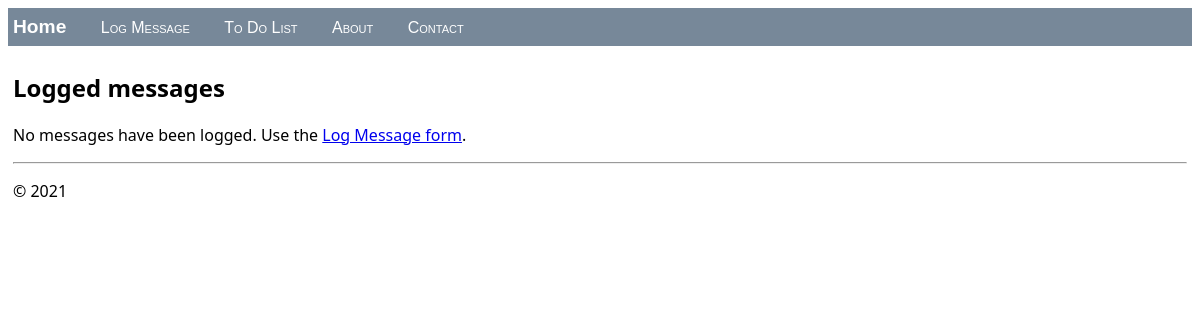
The app's page /, older data.
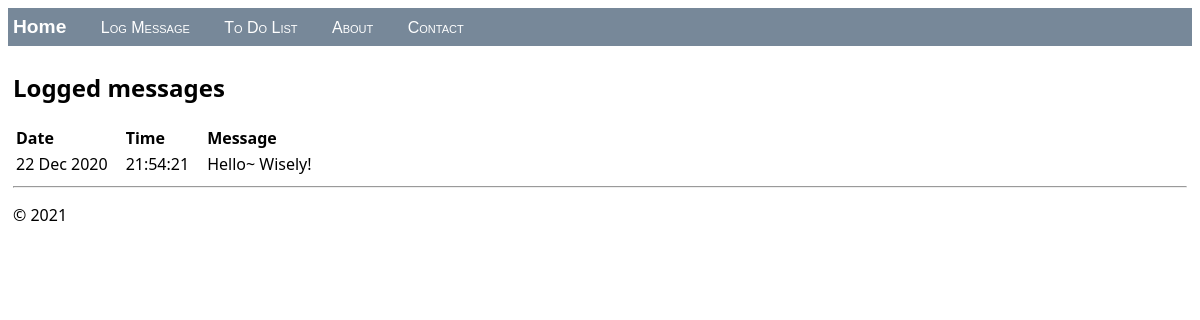
The same page, newer data.
### hello/models.py (models this page shows, shortened)
class LogMessage(models.Model):
    message = models.CharField(max_length=300)
    log_date = models.DateTimeField("date logged")

### hello/views.py (the view)
class HomeListView(ListView):
    model = LogMessage
    def get_context_data(self, **kwargs):
        context = super(HomeListView, self).get_context_data(**kwargs)
        return context

### hello/templates/hello/home.html (shortened to what this page needs)
{% extends "hello/layout.html" %}
{% block content %}
    <h2>Logged messages</h2>
    {% if message_list %}
        <table class="message_list">
            <thead>
            <tr>
                <th>Date</th>
                <th>Time</th>
                <th>Message</th>
            </tr>
            </thead>
            <tbody>
            {% for message in message_list %}
                <tr>
                    <td>{{ message.log_date | date:'d M Y' }}</td>
                    <td>{{ message.log_date | time:'H:i:s' }}</td>
                    <td>
                        {{ message.message }}
                    </td>
                </tr>
            {% endfor %}
            </tbody>
        </table>
    {% else %}
        <p>No messages have been logged. Use the <a href="{% url 'log' %}">Log Message form</a>.</p>
    {% endif %}
{% endblock %}

Row changes from the older to the newer data that the page shows:
added LogMessage: log_date "22 Dec 2020", log_date "21:54:21", message "Hello~ Wisely!"
Text that changed along with them:
text no longer shown: "No messages have been logged. Use the Log Message form ."
text now shown: "Date Time Message"
